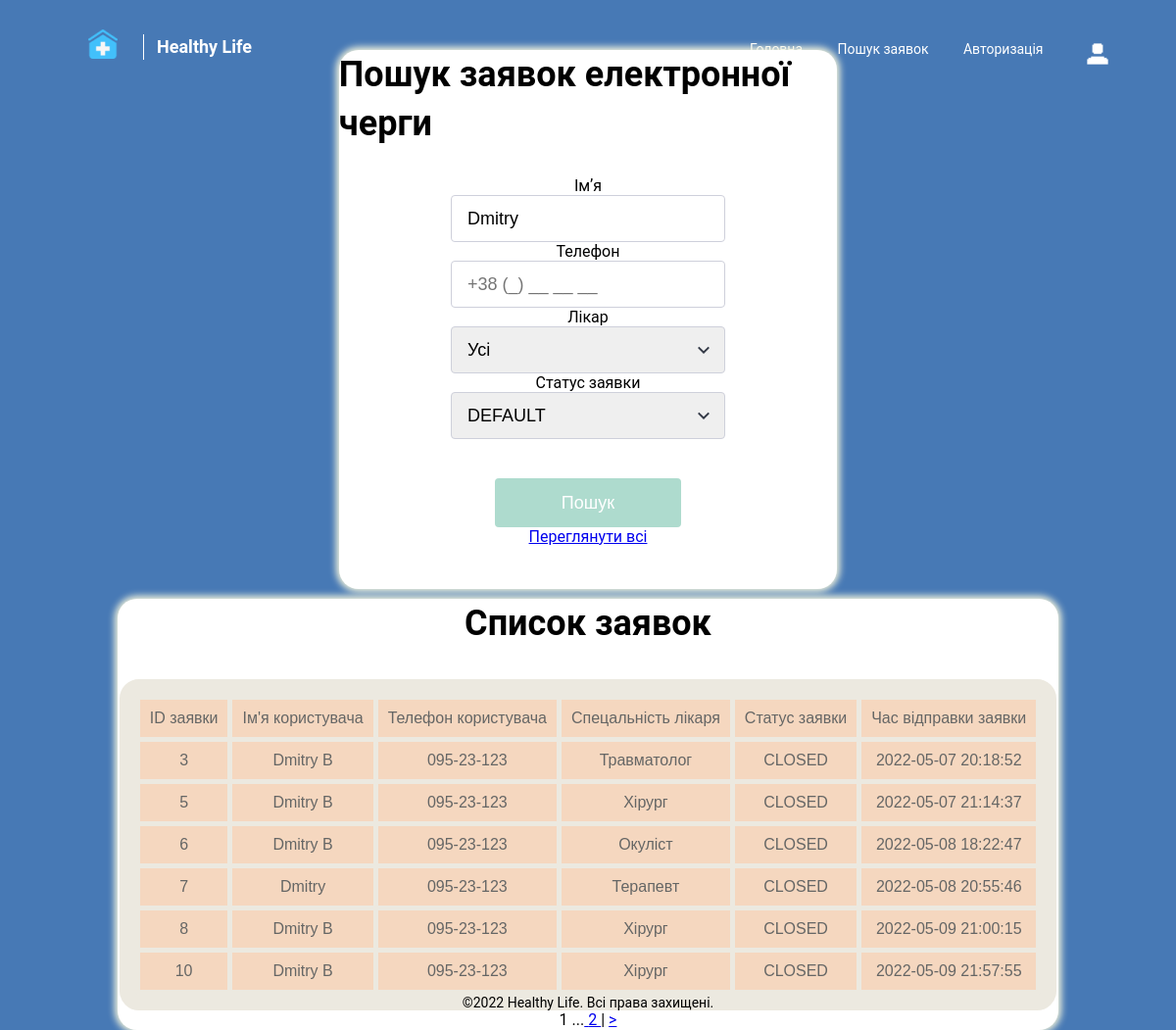
The app's page /history.php?name=Dmitry with its own data.
### tables this page shows
CREATE TABLE `requests` (
  `requests_id` int(11) NOT NULL,
  `user_custom_id` int(11) DEFAULT NULL,
  `user_name` char(60) NOT NULL,
  `user_phone` char(50) NOT NULL,
  `doctor_profession` char(40) NOT NULL,
  `requests_status` char(50) NOT NULL,
  `request_time` datetime NOT NULL,
  `employee_id` int(11) DEFAULT NULL
);

### history.php (the view, shortened to what this page needs)
<!DOCTYPE html>
<html lang="en">
<head>
    <link rel="stylesheet" href="/style/style.css">
    <link href="http://fonts.cdnfonts.com/css/roboto" rel="stylesheet">
</head>
<body>
<header class="header">
    <nav class="nav-bar secondary-text">
        <div class="nav-bar-wrapper">
            <div class="nav-logo-wrapper">
                <a class="nav-logo" type="submit" style="cursor: pointer;" onclick="window.location.href='/index.php'"></a>
                <a class="nav-title" type="submit" style="cursor: pointer;" onclick="window.location.href='/index.php'">Healthy Life</a>
            </div>
            <div class="nav-menu-wrapper">
                <a class="nav-menu-item" type="submit" style="cursor: pointer;" onclick="window.location.href='/index.php'">Головна</a>
                <a class="nav-menu-item" type="submit" style="cursor: pointer;" onclick="window.location.href='/history.php'">Пошук заявок</a>
                <?php if ($_SESSION['role'] == 2 && $_SESSION['user'] == true){?>
                    <a class="nav-menu-item" type="submit" style="cursor: pointer;" onclick="window.location.href='/panel.php'">Змінити роль користувача</a>
                <?php } elseif ($_SESSION['role'] == 1 && $_SESSION['user'] == true) {?>
                    <a class="nav-menu-item" type="submit" style="cursor: pointer;" onclick="window.location.href='/history.php'">Обрати заявки на обробку</a>
                <?php } elseif ($_SESSION['role'] == 0 && $_SESSION['user'] == true){?>
                    <a class="nav-menu-item" type="submit" style="cursor: pointer;" onclick="window.location.href='/index.php'">Вітаємо, <?php echo $_SESSION['username']; ?></a>
                <?php } else {?>
                    <a class="nav-menu-item" type="submit" style="cursor: pointer;" onclick="window.location.href='scripts/auth/auth_form.php'">Авторизація</a>
                <?php } ?>
                <div class="dropdown nav-menu-icon">
                    <button onclick="myFunction()" class="drop-btn"></button>
                </div>
            </div>
        </div>
    </nav>
</header>
<div class="col-center page-wrapper">
    <div>
        <section class="registration-section">
            <div class="registration-form-wrapper">
                <form style="background-color: #FFFFFF; box-shadow: 0px 0px 7px 3px beige;
                            border-radius: 20px; max-width: 90%; min-width: 80%; height: 550px; text-align: center; top: 10px; overflow:hidden; float:left; @media(max-width: 720px) {}" action="" method="get">
                    <h2 class="form-title" style = "padding-bottom:10px;">Пошук заявок електронної черги</h2> <br>
                    <label class="form-label" for="name">Імʼя</label> <br>
                    <input class="form-input" type="text" id="name" name="name" placeholder="Введіть імʼя" value="<?php echo ((isset($_GET['name'])) ? $_GET['name'] : $_SESSION['username']); ?>"> <br>
                    <label class="form-label" for="phone">Телефон</label> <br>
                    <input class="form-input" type="tel" id="phone" name="phone" pattern="[0-9]{3}-[0-9]{2}-[0-9]{3}" placeholder="+38 (_) __ __ __" value="<?php echo ((isset($_GET['phone'])) ? $_GET['phone'] : $_SESSION['phone']); ?>"> <br>
                    <label class="form-label" for="select">Лікар</label> <br>
                    <select class="form-input form-input-select" name="select1" id="select1" required>
                        <option value="" <?php if(!isset($_GET['select1']) || $_GET['select1']=="") { ?> selected <?php }?>>Усі</option>
                    </select> <br>
                    <label class="form-label" for="select">Статус заявки</label> <br>
                    <select class="form-input form-input-select" name="select2" id="select2" required>
                        <option value="" <?php if(!isset($_GET['select2']) || $_GET['select2']=="") { ?> selected <?php }?>>DEFAULT</option>
                    </select><br>
                    <button class="form-submit-button" type="submit">Пошук</button>
                    <br><a href="<?php echo Clinic_Workdir?>/history.php?name=&phone=&select1=&select2=">Переглянути всі</a>
                </form>
            </div>
        </section>
    </div>
    <div class="div-second-block" style="background-color: #FFFFFF; box-shadow: 0px 0px 7px 3px beige;
            border-radius: 20px; max-width: 90%; min-width: 80%; height: 700px; text-align: center; top: 10px; float:right;">
        <?php
                $db_connect = new mysqli(Clinic_DBSERVER, Clinic_DBUSER, Clinic_DBPASSWORD, Clinic_DATABASE);
                $page = isset($_GET['page']) ? $_GET['page'] : 1;
                $page--;
                $count = 6;
                $sql = "SELECT * FROM `requests` where `user_name` like '%" . $_GET['name'] . "%' and `user_phone` like '%" . $_GET['phone'] . "%'
                and `doctor_profession` like '%" . $_GET['select1'] . "%' and `requests_status` like '%" . $_GET['select2'] . "%' order by `request_time` limit " . $count*$page . ", " . $count;
                $sqlR = "SELECT * FROM `requests` where `user_name` like '%" . $_GET['name'] . "%' and `user_phone` like '%" . $_GET['phone'] . "%'
                and `doctor_profession` like '%" . $_GET['select1'] . "%' and `requests_status` like '%" . $_GET['select2'] . "%' order by `request_time`";
                $res = mysqli_query($db_connect, $sql);
                $resSize = mysqli_query($db_connect, $sqlR);
                $sqlRowNum = ceil(mysqli_num_rows($resSize)/$count);
                if (mysqli_num_rows($res) > 0)
                {
                    echo "<h3 class=\"form-title\" style='text-align: center;'>Список заявок</h3>";
                    echo "<table class=\"table-custom\" valign=\"top\" style='alignment: center; text-align: center; margin:0 auto;'>\n";
                    echo "<tr>";
                    echo "<td class = \"td\">" . "ID заявки" . "</td>";
                    echo "<td class = \"td\">" . "Ім'я користувача" . "</td>";
                    echo "<td class = \"td\">" . "Телефон користувача" . "</td>";
                    echo "<td class = \"td\">" . "Спецальність лікаря" . "</td>";
                    echo "<td class = \"td\">" . "Статус заявки" . "</td>";
                    echo "<td class = \"td\">" . "Час відправки заявки" . "</td>";
                    echo "</tr>";
                    while ($req = $res->fetch_assoc()) {
                        $pro = $req['doctor_profession'];
                        switch($req['doctor_profession'])
                        {
                            case 'traumatologist':
                                $pro = 'Травматолог';
                                break;
                            case 'surgeon':
                                $pro = 'Хірург';
                                break;
                            case 'oculist':
                                $pro = 'Окуліст';
                                break;
                            case 'therapist':
                                $pro = 'Терапевт';
                                break;
                        }
                        echo "<tr>";
                        echo "<td class = \"td\">" . $req['requests_id'] . "</td>";
                        echo "<td class = \"td\">" . htmlentities($req['user_name']) . "</td>";
                        echo "<td class = \"td\">" . $req['user_phone'] . "</td>";
                        echo "<td class = \"td\">" . $pro . "</td>";
                        echo "<td class = \"td\">" . $req['requests_status'] . "</td>";
                        echo "<td class = \"td\">" . $req['request_time'] . "</td>";
                        echo "</tr>";
                    }
                    echo "</table>\n";
                    $url = 'http' . ((isset($_SERVER['HTTPS']) && $_SERVER['HTTPS'] != 'off') ? 's' : '') . '://';
                    $url = $url . $_SERVER['SERVER_NAME'] . $_SERVER['REQUEST_URI'];
                    for ($i = 1; $i <= $sqlRowNum; $i++) {
                        $href = Clinic_HOST . "history.php?name=" . str_replace(" ", "+",$_GET['name']) . "&phone=" . $_GET['phone'] . "&select1=" . $_GET['select1'] . "&select2=" . $_GET['select2'] . "&page=" . $i;
                        if($page == 0 && $i == 1)
                        {
                            echo "<a> " . $i . " </a>";
                        }
                        else {
                            if ($href != $url) {
                                if($i == ($sqlRowNum))
                                    echo "<a>...</a><a href=" . $href . "> " . $i . " </a>";
                            } else {
                                echo "<a> " . $i . " </a>";
                            }
                        }
                    }
                    if($page != ($sqlRowNum -1))
                    {
                        $nextPage = $page + 2;
                        $href = Clinic_HOST . "history.php?name=" . str_replace(" ", "+",$_GET['name']) . "&phone=" . $_GET['phone'] . "&select1=" . $_GET['select1'] . "&select2=" . $_GET['select2'] . "&page=" . $nextPage;
                        echo "<a>     |     </a><a href=" . $href . ">   > </a>";
                    }
                }
                else
                {
                    echo '<h2 class="form-title" style = "top:40%; text-align: center; ">Заявки за даними критеріями пошуку не знайдені</h2> <br>';
                }
        ?>
    </div>
</div>
<footer class="footer secondary-text footer-color">
        <span class="footer-credentials">
            ©2022 Healthy Life. Всі права захищені.
        </span>
</footer>
</body>
</html>

### style/style.css (style rules this page uses)
* { margin: 0; padding: 0; box-sizing: border-box; position: relative; }
:root { --main-text-color: #FFFFFF; --button-dimmed: #AEDBCE; --button-active: #30C598; }
html, body { height: 100%; }
body { font-family: Roboto; background-color: #4779B5; background-size: cover; min-width: 340px; }
.drop-btn { background: #4779B5 url(../Assets/icons/Icon.svg); background-size:cover; padding: 16px; font-size: 16px; border: none; cursor: pointer; }
.dropdown { position: relative; display: inline-block; }
.page-wrapper { display: flex; align-items: center; justify-content: center; margin: 0 auto; height: 80vh; }
.header,.page-wrapper { max-width: 1440px; margin: 0 auto; }
.registration-section { width: 100%; }
.registration-form-wrapper { display: flex; flex-direction: row; justify-content: space-around; }
.nav-bar-wrapper { display: flex; justify-content: space-between; align-items: center; padding: 30px 80px 0 80px; }
.nav-logo-wrapper { position: relative; padding-left: 80px; }
.nav-title { display: inline-block; font-weight: 700; font-size: 18px; line-height: 2em; }
.nav-title::before { display: inline-block; position: absolute; content: ""; border-left: 1px solid var(--main-text-color); width: 10px; height: 26px; right: 85px; top: 5px; padding-left: 15px; }
.nav-logo { position: absolute; background-image: url('../Assets/icon.png'); background-position: center; background-repeat: no-repeat; width: 40px; height: 30px; left: 5px; }
.nav-menu-item { font-size: 14px; line-height: 100%; padding-left: 32px; }
select, input { font-size: 18px; line-height: 24px; padding: 0 16px; }
.nav-menu-item:nth-child(3) { padding-right: 36px; }
.nav-menu-icon { display: inline-block; background-image: url(../Assets/icons/Icon.svg); background-position: center; width: 16px; height: 16px; }
.form-title { font-size: 36px; font-weight: 700; line-height: 50px; letter-spacing: 0em; text-align: left; padding-bottom: 32px; min-width: 372px; }
.form-input { width: 280px; height: 48px; border: 1px solid #CED0DB; border-radius: 4px; }
.form-label { padding: 24px 0 8px 0; font-size: 16px; line-height: 16px; }
.form-label:first-of-type { padding-top: 0; }
.form-input-select { appearance: none; background-image: url("../Assets/icons/Expand More.svg"); background-repeat: no-repeat; background-position: 95% 50%; }
.form-submit-button { background-color: var(--button-dimmed); border: none; border-radius: 4px; color: #FFFFFF; padding: 9px 24px; width: 190px; height: 50px; margin-top: 40px; font-size: 18px; cursor: pointer; }
.secondary-text { color: var(--main-text-color); font-size: 14px; }
.footer { position: fixed; padding: 20px 0; left: 0; bottom: 0; width: 100%; text-align: center; }
.table-custom { font-family: "Lucida Sans Unicode", "Lucida Grande", Sans-Serif; text-align: left; border-collapse: separate; border-spacing: 5px; background: #ECE9E0; color: #656665; border: 16px solid #ECE9E0; border-radius: 20px; }
.td { background: #F5D7BF; padding: 10px; }
@media (max-width: 1500px) { .col-center { margin-top:160px; display: flex; flex-direction: column; margin-bottom: 300px; } }
@media (max-width: 1500px) { .div-second-block { margin: 10px; padding-bottom: 1px; } }
@media (max-width: 1500px) { .footer-color { color: black; } }

### records on screen
requests: requests_id "3", user_name "Dmitry B", user_phone "095-23-123", doctor_profession "Травматолог", requests_status "CLOSED", request_time "2022-05-07 20:18:52"
requests: requests_id "5", user_name "Dmitry B", user_phone "095-23-123", doctor_profession "Хірург", requests_status "CLOSED", request_time "2022-05-07 21:14:37"
requests: requests_id "6", user_name "Dmitry B", user_phone "095-23-123", doctor_profession "Окуліст", requests_status "CLOSED", request_time "2022-05-08 18:22:47"
requests: requests_id "7", user_name "Dmitry", user_phone "095-23-123", doctor_profession "Терапевт", requests_status "CLOSED", request_time "2022-05-08 20:55:46"
requests: requests_id "8", user_name "Dmitry B", user_phone "095-23-123", doctor_profession "Хірург", requests_status "CLOSED", request_time "2022-05-09 21:00:15"
requests: requests_id "10", user_name "Dmitry B", user_phone "095-23-123", doctor_profession "Хірург", requests_status "CLOSED", request_time "2022-05-09 21:57:55"
